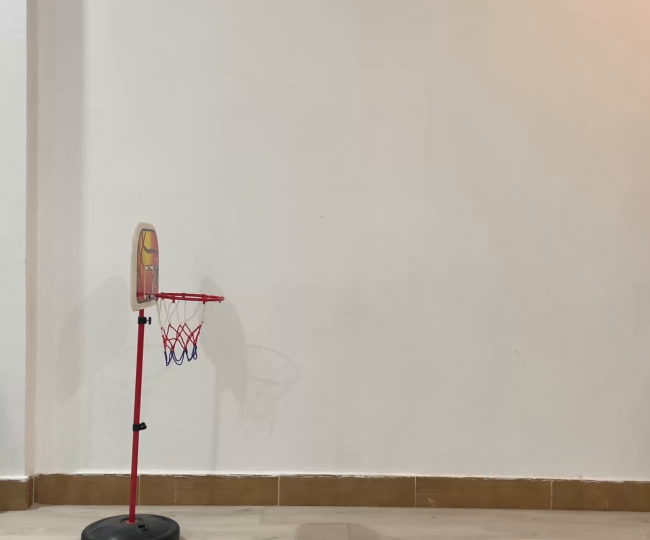
#> input picture frame 7 of trajectory/data/vid (2).mp4, 1300 x 1080 px (shown at 1/2 size)
$ python trajectory.py
#> lines starting #> are read from the running program, lines starting #| are printed output that depends on the picture; after the words box and inside, x2 and y2 are one past the last pixel; in counts of white or black regions, pixels touching at a corner belong together
#> further down, frame is the input picture: shape (1080, 1300, 3); mean B, G, R 167.7, 178.9, 187.3
### trajectory/func.py
import cv2 as cv
import numpy as np
import os
import matplotlib.pyplot as plt
import csv
output_dir = "analysis"
FILE_NAME = os.path.join(output_dir, "trajectory.csv")
def resize(frame,perc=40):
    width = int(frame.shape[1] *perc /100)
    height=int(frame.shape[0] *perc /100)
    dim = (width,height)
    res =cv.resize(frame,dim,interpolation=cv.INTER_AREA)
    return res

def create_mask(frame,low,up):
    hsv = cv.cvtColor(frame,cv.COLOR_BGR2HSV)
#> hsv: shape (1080, 1300, 3); mean H, S, V 20.5, 30.2, 187.4
    mask = cv.inRange(hsv,low,up)
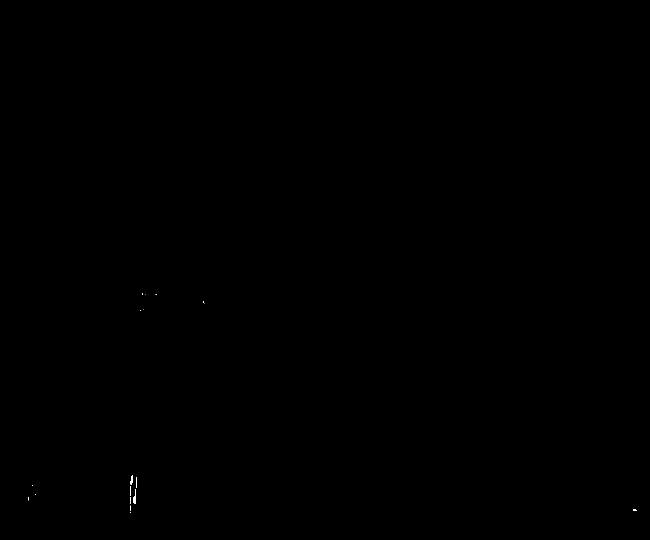
#> mask: shape (1080, 1300) (shown at 1/2 size); 0.02% white; 17 white regions (13 under 20 px), largest, box (x1, y1, x2, y2) and area: (266, 978, 272, 1008) 108, (261, 950, 266, 970) 73, (272, 954, 274, 976) 27, (261, 972, 262, 992) 20
    kernel = np.ones((5,5),np.uint8)
    mask = cv.morphologyEx(mask,cv.MORPH_OPEN,kernel)
#> mask: shape (1080, 1300); 0% white; 1 white region, box (x1, y1, x2, y2) and area: (266, 994, 272, 1006) 67
    return mask

def combined(frame,mask):
    web = resize(frame)
    res = resize(mask)
    if len(res.shape) == 2:
        res = cv.cvtColor(res, cv.COLOR_GRAY2BGR)
    h, w = web.shape[:2]
    res = cv.resize(res, (w, h))
    combined = np.hstack((web, res))
    cv.imshow("webcam | result", combined)

def remove_file(file_name):
    if os.path.isfile(file_name):
        os.remove(file_name)

# [4 lines left out: function append_to_file, not called in this run]

def show_plot(trajectory, show=False):
    output_dir = 'analysis'
    os.makedirs(output_dir, exist_ok=True)
    if len(trajectory) > 1:

        frames = np.array([item[0] for item in trajectory])
        x_coords = np.array([item[1] for item in trajectory])
        y_coords = np.array([item[2] for item in trajectory])
        speeds = np.array([item[3] for item in trajectory])
        accelerations = np.array([item[4] for item in trajectory])

        start_x, start_y = x_coords[0], y_coords[0]
        displacements = np.sqrt((x_coords - start_x)**2 + (y_coords - start_y)**2)


        def smooth(data, window=5):
            if len(data) < window: return data
            return np.convolve(data, np.ones(window)/window, mode='same')

        smooth_accel = smooth(accelerations, window=5)
        smooth_speed = smooth(speeds, window=5)
        fig = plt.figure(figsize=(14, 12))
        # 1. Speed , Acceleration , Displacement
        plt.subplot(3, 1, 1)
        plt.plot(frames, smooth_speed, 'b-', linewidth=2, label='Speed')
        plt.fill_between(frames, smooth_speed, color='blue', alpha=0.1)
        plt.title('Speed Analysis')
        plt.ylabel('Speed (px/frame)')
        plt.grid(True, linestyle='--', alpha=0.7)
        plt.legend()

        plt.subplot(3, 1, 2)
        plt.plot(frames, smooth_accel, 'r-', linewidth=2, label='Acceleration')
        plt.fill_between(frames, smooth_accel, color='red', alpha=0.1)
        plt.title('Acceleration Analysis')
        plt.ylabel('Accel (px/frame²)')
        plt.grid(True, linestyle='--', alpha=0.7)
        plt.legend()


        plt.subplot(3, 1, 3)
        plt.plot(frames, displacements, 'g-', linewidth=2, label='Total Displacement')
        plt.fill_between(frames, displacements, color='green', alpha=0.1)
        plt.title('Cumulative Displacement from Start')
        plt.xlabel('Frame')
        plt.ylabel('Distance (px)')
        plt.grid(True, linestyle='--', alpha=0.7)
        plt.legend()
        plt.tight_layout()
        plt.savefig(os.path.join(output_dir, 'chart-analysis.png'))

        # 2. Movement Trajectory
        plt.figure(figsize=(10, 6))
        plt.plot(x_coords, y_coords, marker='', linestyle='-', color='blue', alpha=0.6)
        plt.scatter(x_coords[0], y_coords[0], color='green', s=100, label='Start', zorder=5)
        plt.scatter(x_coords[-1], y_coords[-1], color='red', s=100, label='End', zorder=5)
        plt.title('Object Path Trajectory')
        plt.gca().invert_yaxis()
        plt.xlabel('X Position (px)')
        plt.ylabel('Y Position (px)')
        plt.grid(True, linestyle='--', alpha=0.5)
        plt.legend()
        plt.savefig(os.path.join(output_dir, 'movement_object.png'))

        # 3. 3D Trajectory
        fig_3d = plt.figure(figsize=(10, 8))
        ax_3d = fig_3d.add_subplot(111, projection='3d')
        ax_3d.plot(x_coords, y_coords, frames, marker='', linestyle='-', color='blue', alpha=0.6)
        ax_3d.set_title('3D Spatio-Temporal Trajectory')
        ax_3d.set_xlabel('X (px)')
        ax_3d.set_ylabel('Y (px)')
        ax_3d.set_zlabel('Frame (Time)')
        ax_3d.invert_yaxis()
        plt.savefig(os.path.join(output_dir, 'trajectory_3d.png'))

        if show:
            print("Displaying plots...")
            plt.show()
    else:
        print("No trajectory data was collected.")

### trajectory/trajectory.py
import cv2 as cv
import numpy as np
import os
import csv
import matplotlib.pyplot as plt
from func import resize, remove_file, create_mask, combined, append_to_file, show_plot

lower = np.array([0, 162, 0])
upper = np.array([16, 255, 255])

trajectory = []
frame_count = 0
prev_cX, prev_cY = 0, 0
prev_speed = 0
first_frame = True

output_dir = "analysis"
FILE_NAME = os.path.join(output_dir, "trajectory.csv")

remove_file(FILE_NAME)

with open(FILE_NAME, "w", newline="") as f:
    writer = csv.writer(f)
    headers = ["FRAME", "X", "Y", "SPEED", "ACCELERATION"]
    writer.writerow(headers)

vid_path = r"data\vid (2).mp4"
cap = cv.VideoCapture(vid_path)
while True:
    ret, frame = cap.read()
    if ret is False:
        break
    mask = create_mask(frame, lower, upper)
    res_msk = cv.bitwise_and(frame, frame, mask=mask)
    contours, cnts_bool = cv.findContours(mask, cv.RETR_TREE, cv.CHAIN_APPROX_SIMPLE)
#> contours = 1 item; cnts_bool = [[-1, -1, -1, -1]]
    speed = 0
    acceleration = 0
    if contours:
        c = max(contours, key=cv.contourArea)
#> c = [[266, 994], [266, 1005], [270, 1005], [270, 1001], [271, 1000], [271, 994]]
        if cv.contourArea(c) > 500:
            cv.drawContours(frame, [c], -1, (255, 0, 0), 2)
            M = cv.moments(c)
            if M["m00"] != 0:
                cX = int(M["m10"] / M["m00"])
                cY = int(M["m01"] / M["m00"])
                if not first_frame:
                    distance = np.sqrt((cX - prev_cX) ** 2 + (cY - prev_cY) ** 2)  # ------> sqrt((x2-x1)^2+(y2-y1)^2)
                    speed = distance
                else:
                    speed = 0
                    first_frame = False
                if not first_frame:
                    acceleration = speed - prev_speed
                else:
                    acceleration = 0
                if not first_frame:
                    dx = cX - prev_cX
                    dy = cY - prev_cY
                prev_cX, prev_cY = cX, cY
                prev_speed = speed
                if speed <= 20:
                    color = (0, 255, 0)  # Slow (green)
                elif 20 < speed <= 50:
                    color = (0, 150, 255)  # Medium (orange)
                else:
                    color = (0, 0, 255)  # Fast (red)
                trajectory.append([frame_count,cX,cY,speed,acceleration,color[0],color[1],color[2],])
                append_to_file([frame_count, cX, cY, speed, acceleration])
    if len(trajectory) > 1:
        for i in range(1, len(trajectory)):
            pt1 = (trajectory[i - 1][1], trajectory[i - 1][2])
            pt2 = (trajectory[i][1], trajectory[i][2])
            color = (trajectory[i][5], trajectory[i][6], trajectory[i][7])

            # Trajectory (Frame)
            cv.line(frame, pt1, pt2, color, 2)
            cv.circle(frame, pt2, 5, color, -1)

    combined(frame, res_msk)
#> in resize, `res =cv.resize(frame,dim,interpolation=cv.INTER_AREA)`:
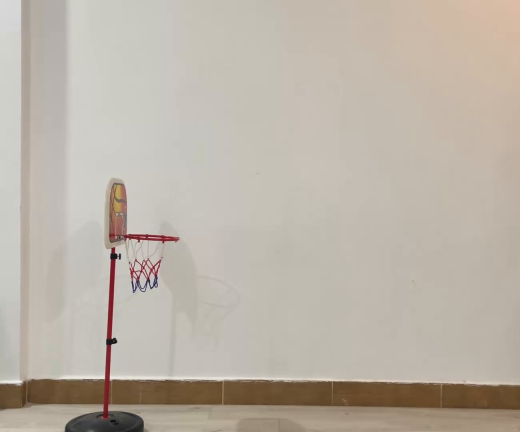
#> res: shape (432, 520, 3); mean B, G, R 167.7, 178.9, 187.3
#> in combined, `combined = np.hstack((web, res))`:
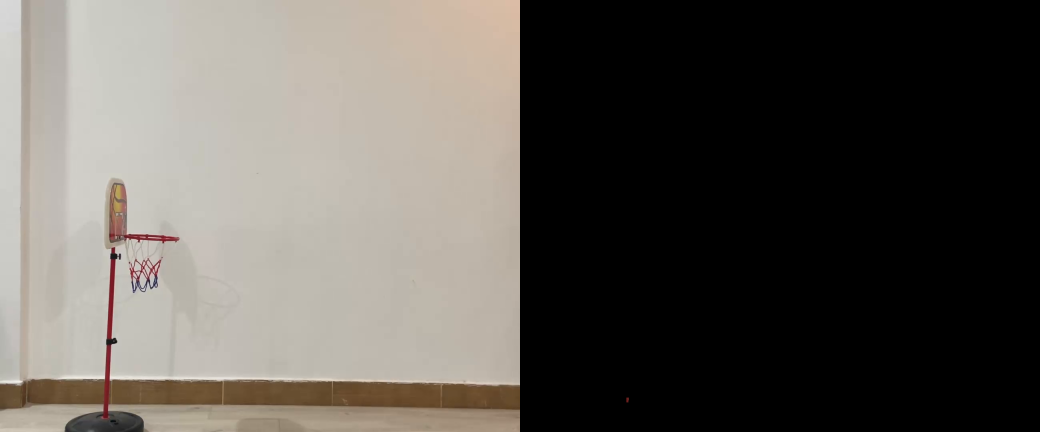
#> combined: shape (432, 1040, 3); mean B, G, R 83.8, 89.5, 93.7
    frame_count += 1
    kay = cv.waitKey(20)
#> (key Esc is pressed here)
    if kay == 27:
        break
cap.release()
cv.destroyAllWindows()
show_plot(trajectory)
